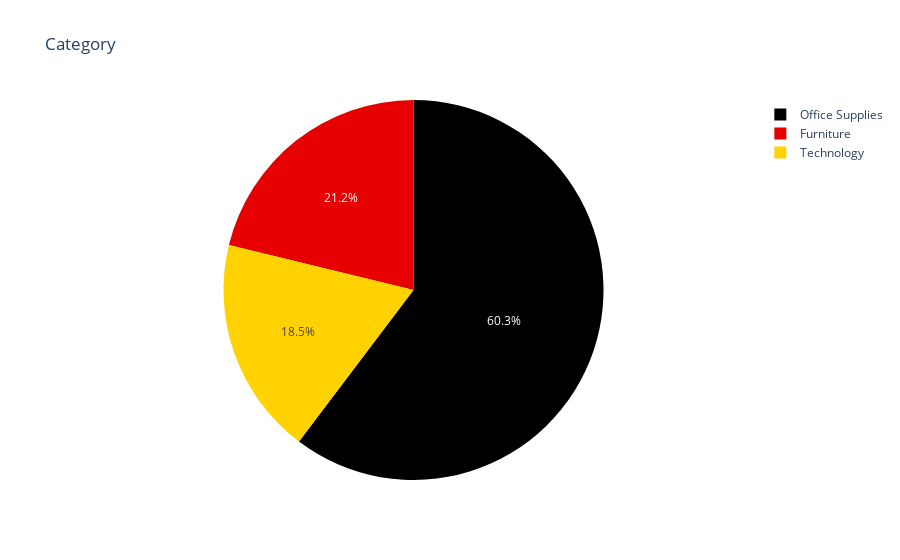

The notebook cell saved with this chart:
### Markdown cell above
### The Most Orders and the Best Category

### Code cell
fig = px.pie(df, values=np.ones(9800), names='Category', title='Category',color_discrete_sequence=px.colors.sequential.Hot)
fig.show()

### Figure 1 — Plotly figure (JSON) as saved in the notebook; plotly's stock layout.template omitted (floating-point values rounded to 4 significant figures; data arrays with more than 128 entries replaced by an {"elided": "..."} marker saying what was removed)
{"data": [{"domain": {"x": [0, 1], "y": [0, 1]}, "hovertemplate": "Category=%{label}<br>value=%{value}<extra></extra>", "labels": {"elided": "9800 str values"}, "legendgroup": "", "name": "", "showlegend": true, "type": "pie", "values": {"elided": "9800 int values"}}], "layout": {"legend": {"tracegroupgap": 0}, "piecolorway": ["rgb(0,0,0)", "rgb(230,0,0)", "rgb(255,210,0)", "rgb(255,255,255)"], "title": {"text": "Category"}}}
